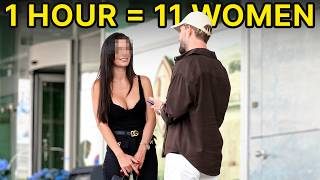
#> input picture thumbnail-creation/reference/alex_leon_1hour_11women.jpg, 320 x 180 px
$ python -i make_thumbnail.py   (imports and definitions only)
#> lines starting #> are read from the running program, lines starting #| are printed output that depends on the picture
#> further down, picture is the input picture: PIL image 320x180 RGB; mean R, G, B 146.4, 141.3, 126.7
"""Composites a thumbnail from one or two chosen source frames, following the
style actually observed in the genuine in-person/infield cold-approach outliers
(Alex Leon, John Savvy, Marvin Goodly, Coach Kyle, Todd V, Dating With Nishant --
see claude.md): natural lighting left mostly alone (just enough exposure lift to
read on a dark night source), medium/wide framing that keeps body language in
frame rather than a tight face crop, and minimal or no caption text. This is
deliberately NOT the heavier produced look (vignette, warm color-cast, big bold
caption) seen on compilation-style channels -- that pattern doesn't fit this
niche's authenticity branding.

Single frame:
    python make_thumbnail.py --frame work/frames/f.jpg --caption "HI" --out output/thumb.png

Two frames side by side (e.g. two different girls from one vertical-source video,
since one portrait crop alone can't fill a 16:9 thumbnail without heavy upscaling):
    python make_thumbnail.py --frame work/frames/girl1.jpg --focus-x 428 --focus-y 320 \
        --frame2 work/frames/girl2.jpg --focus2-x 300 --focus2-y 400 \
        --caption "1 NIGHT. 2 GIRLS." --out output/thumb.png
"""
import argparse
from pathlib import Path

import cv2
import numpy as np
from PIL import Image, ImageDraw, ImageEnhance, ImageFilter, ImageFont

OUTPUT_DIR = Path(__file__).parent / "output"
TARGET_SIZE = (1920, 1080)  # true 1080p, not YouTube's 1280x720 minimum
# Below this mean luminance (0-255), a source frame reads as "dark" (night infield
# footage) and needs an exposure lift before anything else, or it composites to
# near-black.
DARK_MEAN_THRESHOLD = 70


# [78 lines left out: functions lift_exposure, crop_to_ratio, fit_to_ratio, light_touch_up, final_sharpen, not called in this run]


def warm_grade(img: Image.Image) -> Image.Image:
    """Heavier produced look (vignette + warm color-cast) -- matches compilation
    -style channels, not the in-person/infield ones. Opt in with --produced-grade."""
    img = ImageEnhance.Color(img).enhance(1.25)
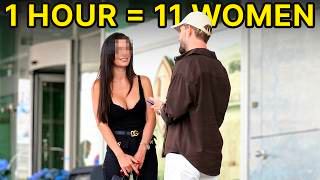
#> img: PIL image 320x180 RGB; mean R, G, B 147.2, 141, 123.7
    img = ImageEnhance.Contrast(img).enhance(1.15)
    overlay = Image.new("RGB", img.size, (255, 150, 40))
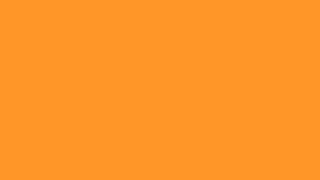
#> overlay: PIL image 320x180 RGB; mean R, G, B 255, 150, 40
    img = Image.blend(img, overlay, 0.06)
    vignette = Image.new("L", img.size, 0)
#> vignette: PIL image 320x180 L; every value is 0
    vd = ImageDraw.Draw(vignette)
    vd.ellipse((-img.width * 0.2, -img.height * 0.2, img.width * 1.2, img.height * 1.2), fill=255)
    vignette = vignette.filter(ImageFilter.GaussianBlur(120))
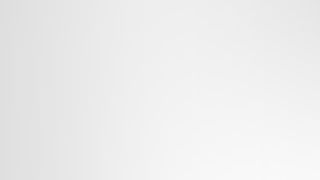
#> vignette: PIL image 320x180 L; min 222, max 249, mean 236.8
    black = Image.new("RGB", img.size, (0, 0, 0))
#> black: PIL image 320x180 RGB; every value is 0
    img = Image.composite(img, black, vignette).convert("RGB")
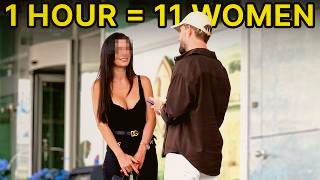
#> img: PIL image 320x180 RGB; mean R, G, B 142.7, 131.4, 109.4
    return img


# [147 lines left out: functions _font, draw_caption, draw_chip, _prep_panel, make_thumbnail, make_split_thumbnail and 1 more, not called in this run]


# [2 lines not run here, left out]

>>> from PIL import Image
>>> picture = Image.open('reference/alex_leon_1hour_11women.jpg')
>>> result = warm_grade(picture)

$ run again, on thumbnail-creation/reference/john_savvy_in_95_minutes.jpg
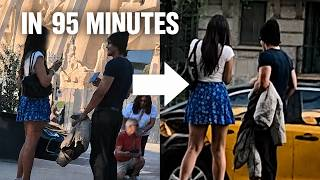
#> input picture thumbnail-creation/reference/john_savvy_in_95_minutes.jpg, 320 x 180 px
#> picture is the input picture: PIL image 320x180 RGB; mean R, G, B 92.4, 84.1, 78.2
#> in warm_grade, `img = ImageEnhance.Contrast(img).enhance(1.15)`:
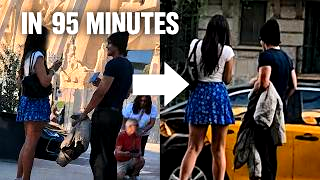
#> img: PIL image 320x180 RGB; mean R, G, B 94.2, 82.8, 75.8
#> black: PIL image 320x180 RGB; every value is 0
#> in warm_grade, `img = Image.composite(img, black, vignette).convert("RGB")`:
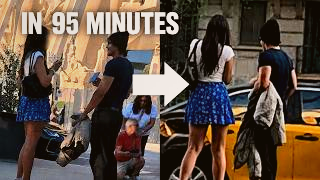
#> img: PIL image 320x180 RGB; mean R, G, B 95.8, 79.9, 67.7

$ run again, on thumbnail-creation/reference/marvin_goodly_bar_no_text.jpg
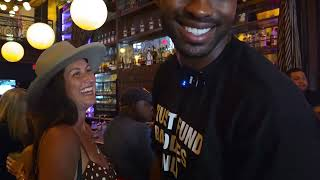
#> input picture thumbnail-creation/reference/marvin_goodly_bar_no_text.jpg, 320 x 180 px
#> picture is the input picture: PIL image 320x180 RGB; mean R, G, B 58.4, 46, 42.4
#> in warm_grade, `img = ImageEnhance.Contrast(img).enhance(1.15)`:
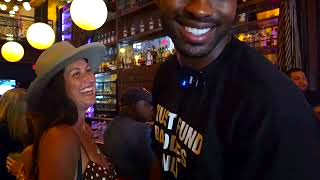
#> img: PIL image 320x180 RGB; mean R, G, B 60.5, 43, 38.9
#> black: PIL image 320x180 RGB; every value is 0
#> in warm_grade, `img = Image.composite(img, black, vignette).convert("RGB")`:
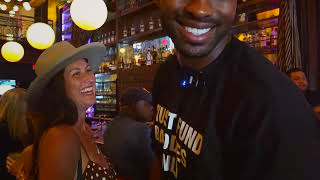
#> img: PIL image 320x180 RGB; mean R, G, B 65.9, 44.9, 35.5

$ run again, on thumbnail-creation/reference/nishant_approaching_twins.jpg
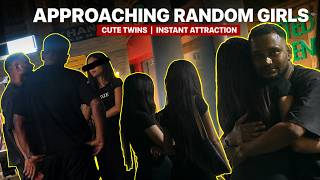
#> input picture thumbnail-creation/reference/nishant_approaching_twins.jpg, 320 x 180 px
#> picture is the input picture: PIL image 320x180 RGB; mean R, G, B 55.7, 50, 42.4
#> in warm_grade, `img = ImageEnhance.Contrast(img).enhance(1.15)`:
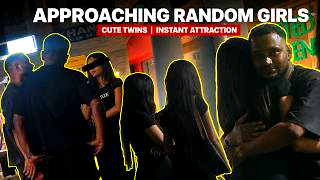
#> img: PIL image 320x180 RGB; mean R, G, B 56.7, 48.5, 38.5
#> black: PIL image 320x180 RGB; every value is 0
#> in warm_grade, `img = Image.composite(img, black, vignette).convert("RGB")`:
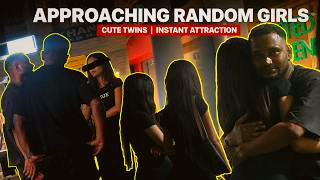
#> img: PIL image 320x180 RGB; mean R, G, B 63.2, 50, 35.1
